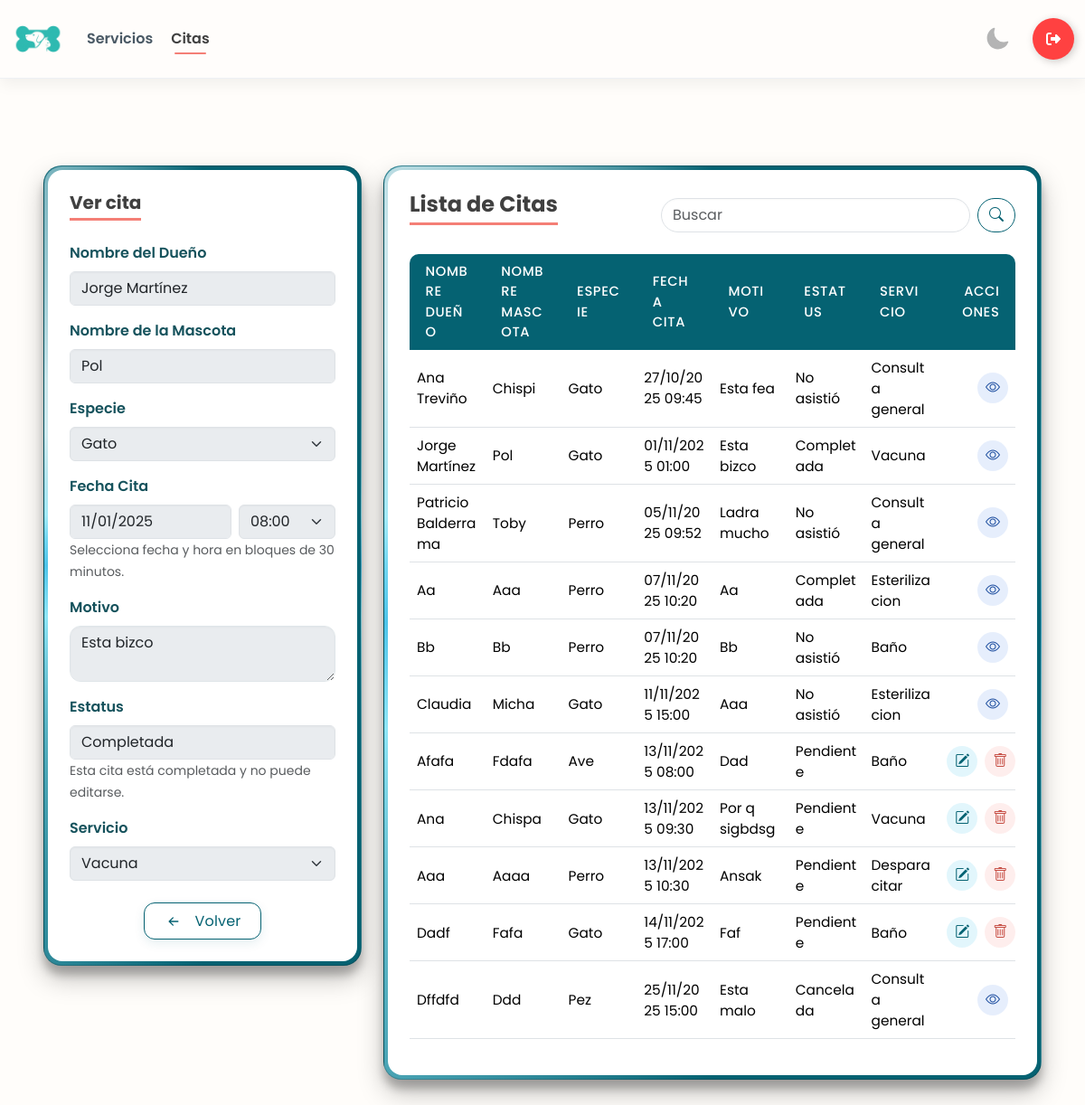
/citas/7/ (signed in), run on the app's committed database.
### app/models.py (models this page shows, shortened)
class CITA_VETERINARIA(models.Model):
    nombre_dueño = models.CharField(max_length=200)
    nombre_mascota = models.CharField(max_length=100)
    especie = models.CharField(max_length=100)
    fecha_cita = models.DateTimeField()
    motivo = models.CharField(max_length=255)
    estatus = models.CharField(max_length=50)
    servicio = models.ForeignKey(SERVICIO, on_delete= models.PROTECT, null=True)

class SERVICIO(models.Model):
    nombre = models.CharField(max_length=100)
    precio = models.DecimalField(max_digits=10, decimal_places=2)
    descripcion = models.TextField(max_length=250, null= True)
    def __str__(self):
        return self.nombre

### app/views.py (the view, shortened to what this page needs)
# urls.py: path('citas/', views.citas_panel, name='citas'),
@login_required
@user_passes_test(es_empleado_o_admin_user)
@login_required
@user_passes_test(is_employee_or_admin)
def citas_panel(request, id=None):
    es_admin = is_admin(request.user)
    cita = get_object_or_404(CITA_VETERINARIA, pk=id) if id else None
    servicios = SERVICIO.objects.all()
    ahora_local = timezone.localtime()
    slots = build_half_hour_slots("08:00", "18:00")
    if cita:
        sel_hora = timezone.localtime(cita.fecha_cita).strftime("%H:%M")
        sel_fecha = timezone.localtime(cita.fecha_cita).strftime("%Y-%m-%d")
    else:
        sel_hora = ""
        sel_fecha = ""
    cita_pasada_bool = bool(cita and timezone.localtime(cita.fecha_cita) <= ahora_local)
    bloqueada_total = bool(cita and cita.estatus in ["Completada", "Cancelada", "No asistió"])
    solo_estatus_fecha = bool(cita and cita_pasada_bool and not bloqueada_total)
    solo_estatus_rol = bool(cita and (not es_admin) and not bloqueada_total)
    solo_estatus = solo_estatus_fecha or solo_estatus_rol
    qs = CITA_VETERINARIA.objects.all().select_related('servicio').order_by('fecha_cita')
    q = (request.GET.get('q') or '').strip()
    ctx = {
        "citas": qs,
        "cita": cita,
        "editando": bool(cita),
        "servicios": servicios,
        "slots": slots,
        "sel_hora": sel_hora,
        "sel_fecha": sel_fecha,
        "min_fecha": ahora_local.strftime("%Y-%m-%d"),
        "cita_pasada": cita_pasada_bool,
        "bloqueada_total": bloqueada_total,
        "solo_estatus": solo_estatus,
        "q": q,
        "es_admin": es_admin,
        "form_data": {},
    }
    return render(request, "citas.html", ctx)

### app/templates/citas.html (shortened to what this page needs)
{% load static %}
<!DOCTYPE html>
<html lang="es" data-theme="light">
<head>
    {% include 'referencias.html' %}
    <link rel="stylesheet" href="{% static 'css/panel.css' %}">
</head>
<body>
    {% include 'navbar-panel.html' %}
    <main class="container-fluid mt-5 mb-5 p-5">
        <div class="row g-4">
            <div class="col-12 col-lg-4">
                <div class="card glass-card">
                    <div class="card-body">
                        <h5 class="card-title mb-4">
                            {% if cita and bloqueada_total %}
                                Ver cita
                            {% elif editando %}
                                Editar cita
                            {% else %}
                                Crear cita
                            {% endif %}
                        </h5>
                        <form method="post" autocomplete="off"
                            action="{% if editando %}{% url 'citas_edit' cita.id %}{% else %}{% url 'citas' %}{% endif %}">
                            <div class="mb-3">
                                <label class="form-label">Nombre del Dueño</label>
                                <input type="text" name="nombre_dueño" class="form-control"
                                    pattern="^[A-Za-zÁÉÍÓÚáéíóúÑñ\s]+$" maxlength="200" required
                                    value="{% if form_data.nombre_dueño %}{{ form_data.nombre_dueño }}{% else %}{{ cita.nombre_dueño|default_if_none:'' }}{% endif %}"
                                    {% if bloqueada_total or solo_estatus %}disabled{% endif %}>
                            </div>
                            <div class="mb-3">
                                <label class="form-label">Nombre de la Mascota</label>
                                <input type="text" name="nombre_mascota" class="form-control"
                                    pattern="^[A-Za-zÁÉÍÓÚáéíóúÑñ\s]+$" maxlength="100" required
                                    value="{% if form_data.nombre_mascota %}{{ form_data.nombre_mascota }}{% else %}{{ cita.nombre_mascota|default_if_none:'' }}{% endif %}"
                                    {% if bloqueada_total or solo_estatus %}disabled{% endif %}>
                            </div>
                            <div class="mb-3">
                                <label class="form-label">Especie</label>
                                <select name="especie_select" id="especie_select" class="form-select" required {% if bloqueada_total or solo_estatus %}disabled{% endif %}>
                                    <option value="Gato" {% if form_data.especie_select == "Gato" %} selected {% elif not form_data.especie_select and cita.especie == "Gato" %} selected {% endif %}>
                                        Gato
                                    </option>
                                </select>
                            </div>
                            <div class="mb-3">
                                <label for="fecha_cita" class="form-label">Fecha Cita</label>
                                <div class="d-flex gap-2">
                                    <input type="date" class="form-control" id="fecha_cita" name="fecha_cita" min="{{ min_fecha }}" value="{% if form_data.fecha_cita %}{{ form_data.fecha_cita }}{% elif cita %}{{ sel_fecha }}{% endif %}" required
                                            {% if bloqueada_total or solo_estatus %}disabled{% endif %}>
                                    <select class="form-select" id="hora_cita" name="hora_cita" required {% if bloqueada_total or solo_estatus %}disabled{% endif %}>
                                        {% for h in slots %}
                                            <option value="{{ h }}" {% if form_data.hora_cita == h %}selected{% elif not form_data.hora_cita and sel_hora == h %}selected{% endif %}>{{ h }}</option>
                                        {% endfor %}
                                    </select>
                                </div>
                                <small class="text-muted">Selecciona fecha y hora en bloques de 30 minutos.</small>
                            </div>
                            <div class="mb-3">
                                <label class="form-label">Motivo</label>
                                <textarea name="motivo" class="form-control" maxlength="255"
                                    required {% if bloqueada_total or solo_estatus %}disabled{% endif %}>{% if form_data.motivo %}{{ form_data.motivo }}{% else %}{{ cita.motivo|default_if_none:'' }}{% endif %}
                                </textarea>
                            </div>
                            <div class="mb-3">
                                <label class="form-label">Estatus</label>
                                {% if not editando %}
                                    <input type="hidden" name="estatus" value="Pendiente">
                                    <input type="text" class="form-control" value="Pendiente" disabled>
                                    <small class="text-muted">Se asigna automáticamente al crear.</small>
                                {% elif bloqueada_total %}
                                    <input type="text" class="form-control" value="{{ cita.estatus }}" disabled>
                                    <small class="text-muted">
                                        Esta cita está {{ cita.estatus|lower }} y no puede editarse.
                                    </small>
                                {% endif %}
                            </div>
                            <div class="mb-3">
                                <label for="servicio" class="form-label">Servicio</label>
                                <select name="servicio" id="servicio" class="form-select" {% if bloqueada_total or solo_estatus %}disabled{% endif %}>
                                    {% for servicio in servicios %}
                                    <option value="{{ servicio.id }}" {% if form_data.servicio == servicio.id|stringformat:"s" %} selected {% elif not form_data.servicio and cita and cita.servicio_id == servicio.id %} selected {% endif %}>
                                        {{ servicio.nombre }}
                                    </option>
                                    {% endfor %}
                                </select>
                            </div>
                            <div class="d-flex gap-2 justify-content-center mt-4">
                            {% if bloqueada_total %}
                                <a href="{% url 'citas' %}" class="btn-clean">
                                    <div class="svg-wrapper-1">
                                        <div class="svg-wrapper">
                                            <svg xmlns="http://www.w3.org/2000/svg" width="22" height="22" fill="currentColor" class="bi bi-arrow-left-short" viewBox="0 0 16 16">
                                              <path fill-rule="evenodd" d="M12 8a.5.5 0 0 1-.5.5H5.707l2.147 2.146a.5.5 0 0 1-.708.708l-3-3a.5.5 0 0 1 0-.708l3-3a.5.5 0 1 1 .708.708L5.707 7.5H11.5a.5.5 0 0 1 .5.5"/>
                                            </svg>
                                        </div>
                                    </div>
                                    <span>Volver</span>
                                </a>
                            {% endif %}
                        </div>
                        </form>
                    </div>
                </div>
            </div>
            <div class="col-12 col-lg-8">
                <div class="card glass-card">
                    <div class="card-body">
                        <div class="d-flex justify-content-between align-items-center mb-3">
                            <h4 class="m-0 card-title mb-3">Lista de Citas</h4>
                            <form class="d-flex" method="get" action="{% url 'citas' %}">
                                <input class="form-control me-2" type="search" placeholder="Buscar" name="q"
                                    value="{{ q }}">
                                <button class="btn btn-outline" type="submit"><i class="bi bi-search"></i></button>
                            </form>
                        </div>
                        <div class="table-responsive">
                            <table class="table tabla-servicios align-middle">
                                <thead>
                                    <tr>
                                        <th>Nombre Dueño</th>
                                        <th>Nombre Mascota</th>
                                        <th>Especie</th>
                                        <th>Fecha Cita</th>
                                        <th>Motivo</th>
                                        <th>Estatus</th>
                                        <th>Servicio</th>
                                        <th class="text-end">Acciones</th>
                                    </tr>
                                </thead>
                                <tbody>
                                    {% for cita in citas %}
                                    <tr>
                                        <td>{{ cita.nombre_dueño }}</td>
                                        <td>{{ cita.nombre_mascota }}</td>
                                        <td>{{ cita.especie }}</td>
                                        <td>{{ cita.fecha_cita|date:"d/m/Y H:i" }}</td>
                                        <td class="col-desc">{{ cita.motivo }}</td>
                                        <td>{{ cita.estatus }}</td>
                                        <td>{{ cita.servicio }}</td>
                                        <td class="text-end">
                                            <div class="d-inline-flex gap-2">
                                                {% if es_admin %}
                                                    {% if cita.estatus == 'Pendiente' %}
                                                        <a class="btn-accion btn-edit" href="{% url 'citas_edit' cita.id %}" title="Editar cita">
                                                            <i class="bi bi-pencil-square"></i>
                                                        </a>
                                                    {% else %}
                                                        <a class="btn-accion btn-view" href="{% url 'citas_edit' cita.id %}" title="Ver cita">
                                                            <i class="bi bi-eye"></i>
                                                        </a>
                                                    {% endif %}
                                                    {% if cita.estatus == 'Pendiente' %}
                                                        <a class="btn-accion btn-delete"
                                                           href="{% url 'citas_eliminar' cita.id %}"
                                                           onclick="return confirm('¿Eliminar esta cita?')">
                                                            <i class="bi bi-trash"></i>
                                                        </a>
                                                    {% endif %}
                                                {% endif %}
                                            </div>
                                        </td>
                                    </tr>
                                    {% empty %}
                                    <tr>
                                        <td colspan="8" class="text-center text-muted">Sin información disponible</td>
                                    </tr>
                                    {% endfor %}
                                </tbody>
                            </table>
                        </div>
                    </div>
                </div>
            </div>
        </div>
    </main>
    {% include 'alertas.html' %}
</body>
</html>

### data on the page
CITA_VETERINARIA: nombre_dueño "Jorge Martínez", nombre_mascota "Pol", especie_select "Gato", motivo "Esta bizco", estatus "Completada", estatus "completada", servicio "Vacuna", especie "Gato", fecha_cita "01/11/2025 01:00"
CITA_VETERINARIA: nombre_dueño "Ana Treviño", nombre_mascota "Chispi", especie "Gato", fecha_cita "27/10/2025 09:45", motivo "Esta fea", estatus "No asistió", servicio "Consulta general"
CITA_VETERINARIA: nombre_dueño "Patricio Balderrama", nombre_mascota "Toby", especie "Perro", fecha_cita "05/11/2025 09:52", motivo "Ladra mucho", estatus "No asistió", servicio "Consulta general"
CITA_VETERINARIA: nombre_dueño "Aa", nombre_mascota "Aaa", especie "Perro", fecha_cita "07/11/2025 10:20", motivo "Aa", estatus "Completada", servicio "Esterilizacion"
CITA_VETERINARIA: nombre_dueño "Bb", nombre_mascota "Bb", especie "Perro", fecha_cita "07/11/2025 10:20", motivo "Bb", estatus "No asistió", servicio "Baño"
CITA_VETERINARIA: nombre_dueño "Claudia", nombre_mascota "Micha", especie "Gato", fecha_cita "11/11/2025 15:00", motivo "Aaa", estatus "No asistió", servicio "Esterilizacion"
CITA_VETERINARIA: nombre_dueño "Afafa", nombre_mascota "Fdafa", especie "Ave", fecha_cita "13/11/2025 08:00", motivo "Dad", estatus "Pendiente", servicio "Baño"
CITA_VETERINARIA: nombre_dueño "Ana", nombre_mascota "Chispa", especie "Gato", fecha_cita "13/11/2025 09:30", motivo "Por q sigbdsg", estatus "Pendiente", servicio "Vacuna"
CITA_VETERINARIA: nombre_dueño "Aaa", nombre_mascota "Aaaa", especie "Perro", fecha_cita "13/11/2025 10:30", motivo "Ansak", estatus "Pendiente", servicio "Desparacitar"
CITA_VETERINARIA: nombre_dueño "Dadf", nombre_mascota "Fafa", especie "Gato", fecha_cita "14/11/2025 17:00", motivo "Faf", estatus "Pendiente", servicio "Baño"
CITA_VETERINARIA: nombre_dueño "Dffdfd", nombre_mascota "Ddd", especie "Pez", fecha_cita "25/11/2025 15:00", motivo "Esta malo", estatus "Cancelada", servicio "Consulta general"

### other printed values
form field hora_cita "08:00"
